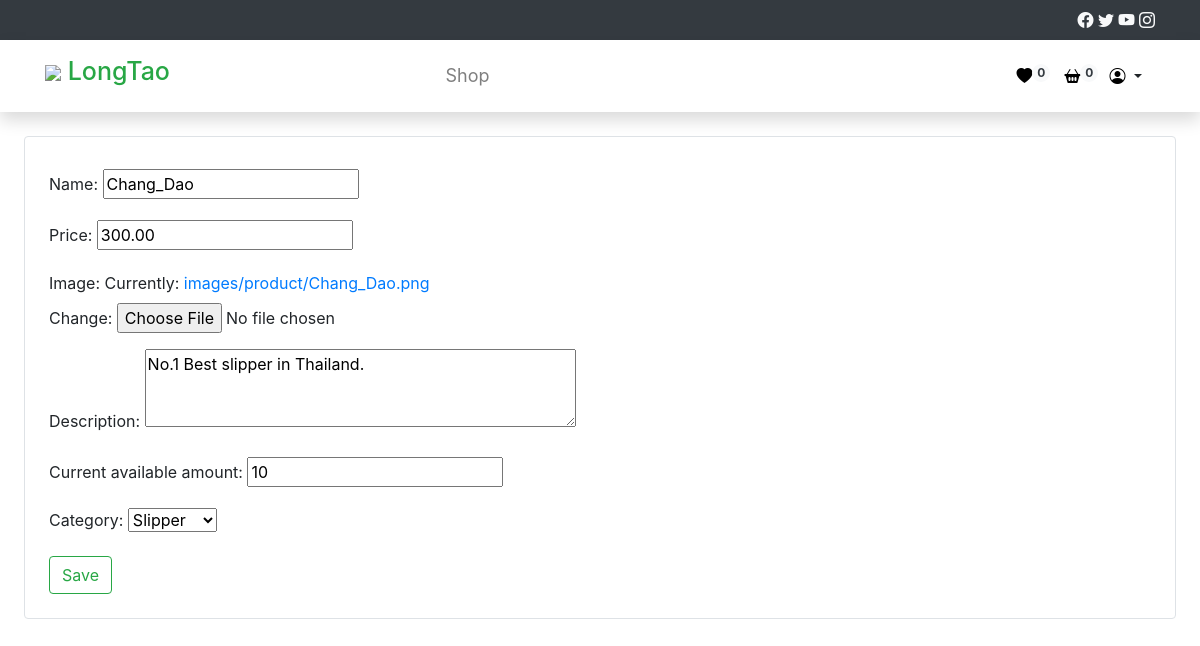
The page /vendor/add-edit-product/4/ (signed in) on the database as committed earlier.
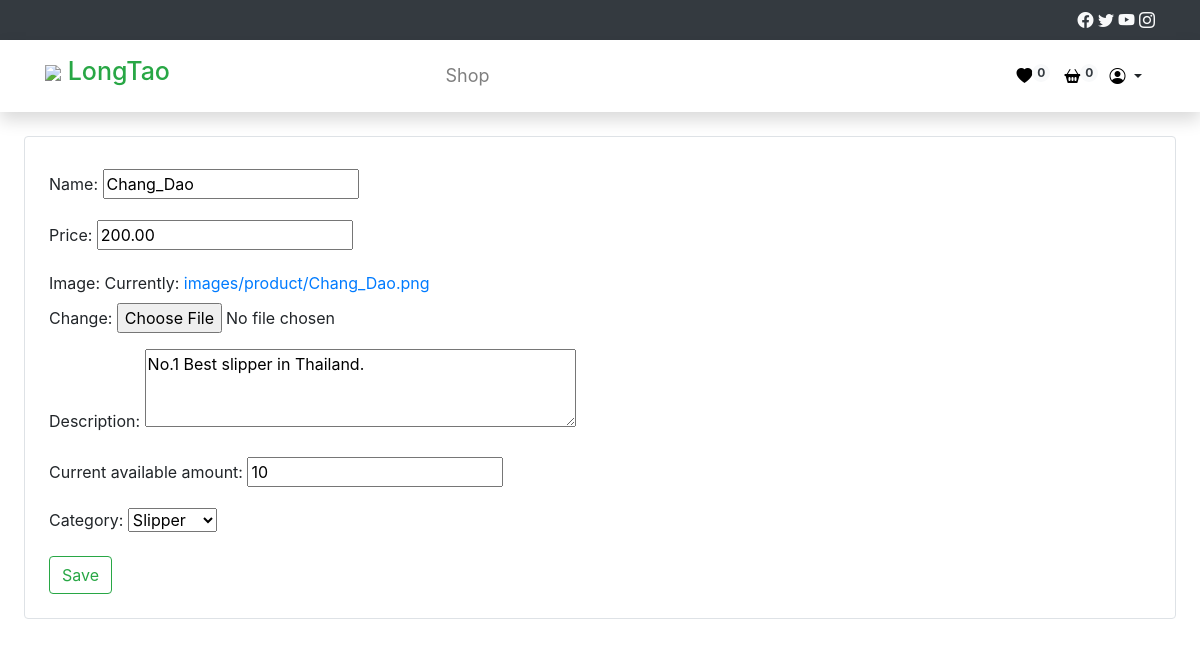
The same page on the database as committed later.
### Vendor/models.py (models this page shows, shortened)
class Product(models.Model):
        vendor = models.ForeignKey(Vendor, on_delete=models.CASCADE)  #Product Owner
        name = models.CharField(max_length=255) #Product Name
        price = models.DecimalField(max_digits=10, decimal_places=2) #Product Price
        image = models.ImageField(upload_to='images/product/') #Product Image
        description = models.TextField() #Product Description
        current_available_amount = models.PositiveIntegerField() #Product Current Amount
        category = models.ForeignKey(Category, on_delete=models.CASCADE) #Product Category
        created_at = models.DateTimeField(auto_now_add=True) #Product Created Date
        updated_at = models.DateTimeField(auto_now=True) #Product Updated Date

class Category(models.Model):
        name = models.CharField(max_length=255)
        def __str__(self):
                return self.name

### Vendor/views.py (the view)
# urls.py: path('add-edit-product/', views.add_edit_product, name='add_edit_product'),
@login_required
def add_edit_product(request, product_id=None):
    vendor = request.user.vendor
    if product_id:
        product = get_object_or_404(Product, id=product_id, vendor=vendor)
    else:
        product = None
    if request.method == 'POST':
        form = ProductForm(request.POST, request.FILES, instance=product)
        if form.is_valid():
            product = form.save(commit=False)
            product.vendor = request.user.vendor # set the current user as the vendor of the product
            product.save()
            return redirect(f'/buyer/vendor_products/?vendor={request.user.vendor.id}')
    else:
        form = ProductForm(instance=product)
    return render(request, 'add_edit_product.html', {'form': form})

### Vendor/forms.py
class ProductForm(forms.ModelForm):
    class Meta:
        model = Product
        fields = ['name', 'price', 'image', 'description', 'current_available_amount', 'category']
        widgets = {
            'description': forms.Textarea(attrs={'rows': 3})
        }

### Vendor/templates/add_edit_product.html (shortened to what this page needs)
{% extends 'Buyer_base.html' %}
{% block content %}
<div class="border rounded p-4 m-4">
    <form method="POST" enctype="multipart/form-data">
      {{ form.as_p }}
      <button type="submit" class="btn btn-outline-success">Save</button>
    </form>
  </div>
  {% endblock %}

Rows that differ between the two databases and show on the page:
changed Product "No.1 Best slipper in Thailand.": price "300.00" → "200.00"
